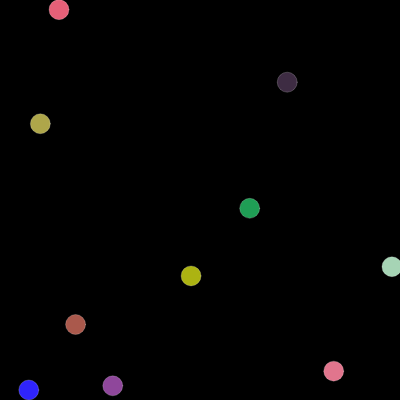
Frame 1 (no input)
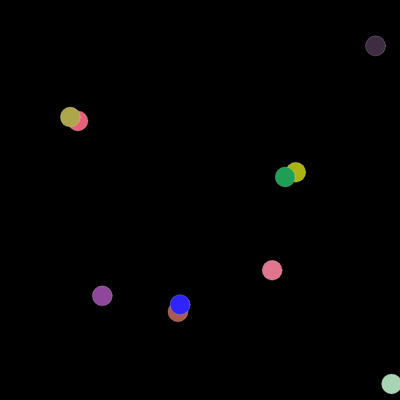
Frame 60 (no input)
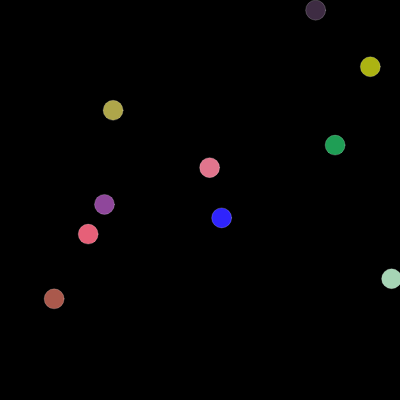
Frame 120 (the mouse pressed at the canvas centre since frame 60)

The p5.js sketch that drew these frames (run headless with seeded random() and noise() and a simulated clock; from frame 60 on, the mouse is pressed at the canvas centre):

// p5.js sketch
// ── sketch.js
let particles = [];

function setup() {
  createCanvas(400,400);
  for (let index = 0; index < 10; index++) {
    particles.push(new Particle())
  }
}

function draw() {
  background(0)
  for ( let i = 0; i < particles.length; i++ ){
    particles[i].update()
    for ( let j = 0; j < particles.length; j ++){
      if( j != i && particles[i].collision(particles[j])){
        particles[i].vel.x = - particles[i].vel.x
        particles[i].vel.y =   particles[i].vel.y
        particles[j].vel.x = - particles[j].vel.x
        particles[j].vel.y =   particles[j].vel.y
      }
    }
    
    particles[i].show()
  }
}
// ── particle.js
class Particle {
    constructor(){
        this.pos = createVector(random(width), random(height))
        this.vel = createVector(random(-1,1)*3, random(-1,1)*2);
        this.acc = createVector(random(),random());
        this.maxSpeed = 10;
        this.color = color(random(255),random(255),random(255))
        this.size = 10;
        this.mass = 1;
        //this.energy = this.mass*9.8*(height-this.pos.y)
    }

    show(){
        stroke(255,50);
        fill(this.color)
        ellipse(this.pos.x, this.pos.y, this.size*2)
    }

    update(){
        //this.applyGravity()
        this.pos.add(this.vel);
        //this.vel.add(this.acc);
        this.vel.limit(this.maxSpeed)
        this.edge()
    }

    energyChange(){
        
    }

    collision(particle){
        let d = dist(this.pos.x, this.pos.y, particle.pos.x, particle.pos.y)
        if ( d <= this.size*2 ){
            return true 
        } else {
            return false
        }
    }

    // applyGravity(){
    //     this.acc.y += 9.8*this.mass
    // }

    applyForce(force){
        this.acc.add(force/mass)
    }

    edge(){
        
        if ( this.pos.x <= this.size || this.pos.x >= width - this.size ){
            this.vel.x = - this.vel.x
            this.acc.x = - this.acc.x
            if ( this.pos.x < 0 ){ this.pos.x = this.size*2 }
        } 
        if ( this.pos.y <= this.size || this.pos.y >= height - this.size ){
            this.vel.y = - this.vel.y
            this.acc.y = - this.acc.y
            if ( this.pos.y < 0 ){ this.pos.y = 0 }
            if ( this.pos.y > height - this.size ){ this.pos.y = height - this.size }
        }
    }
}
